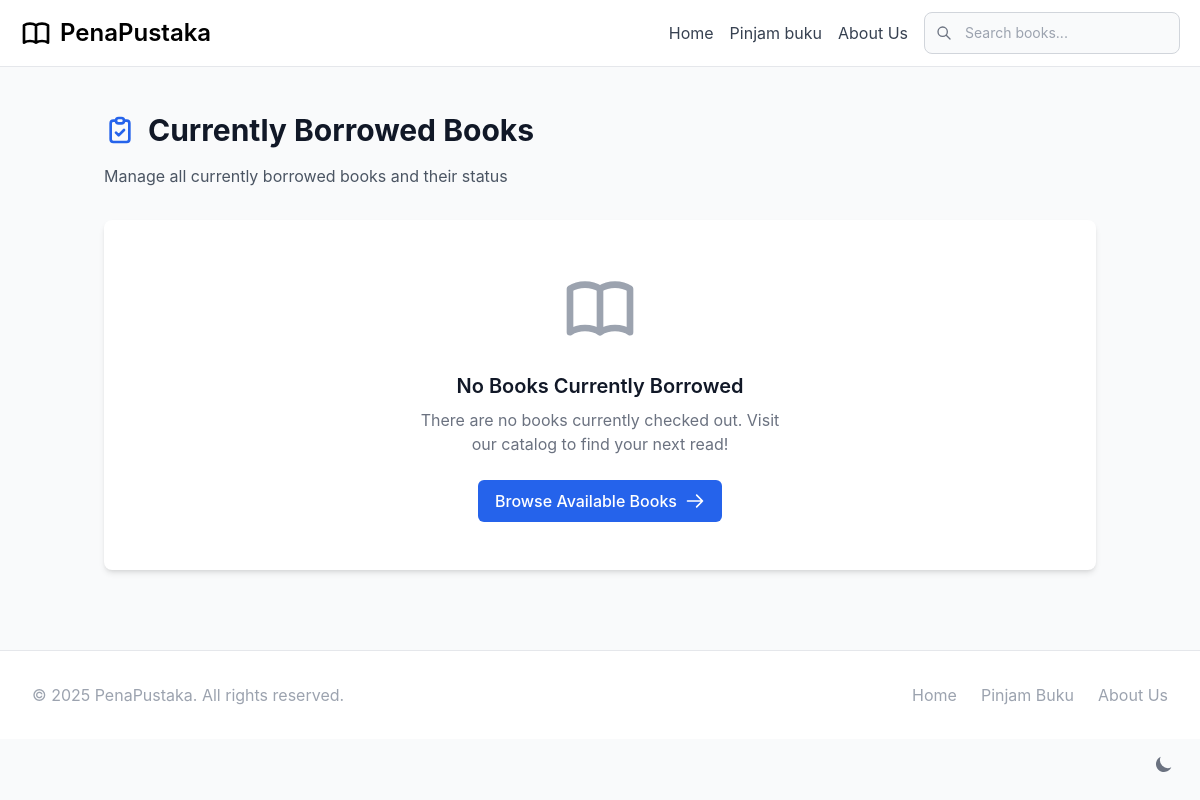
The page /borrowed/ on the database as committed earlier.
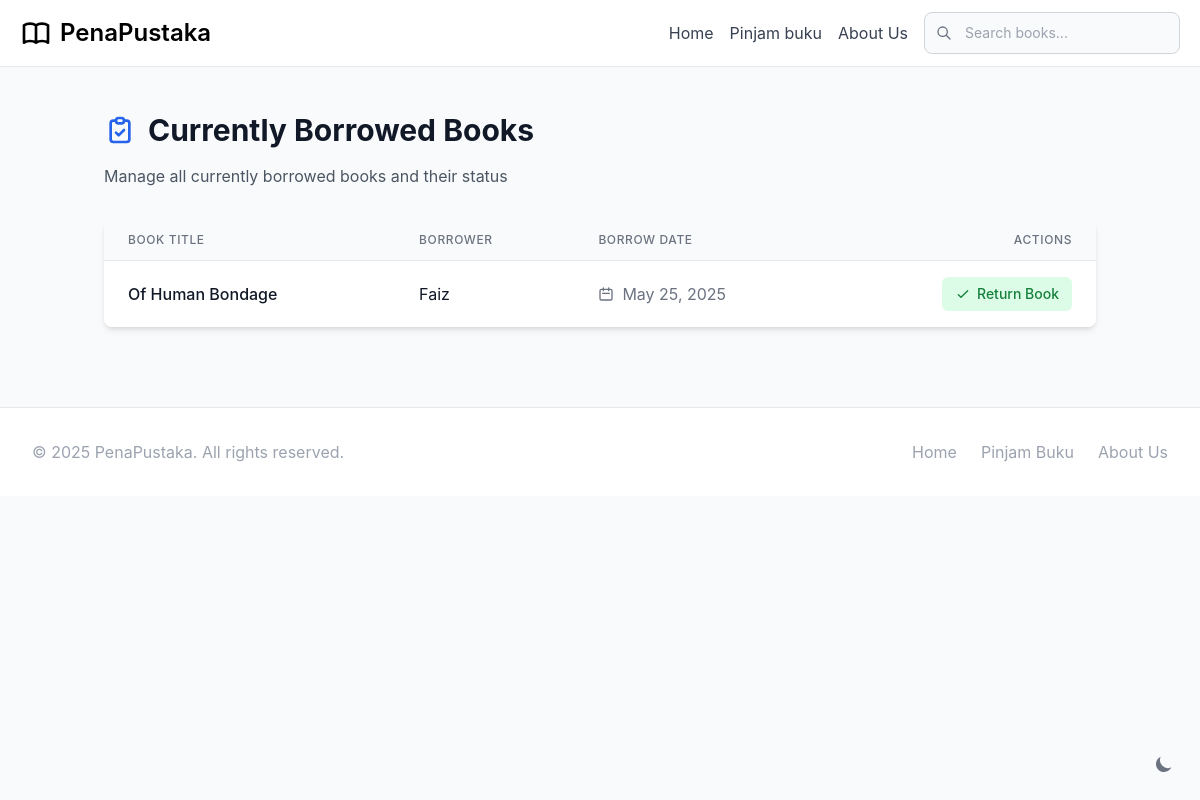
The same page on the database as committed later.
### books/models.py (models this page shows, shortened)
class Borrowing(models.Model):
    book_id = models.CharField(max_length=50)  # Changed to CharField to handle OpenLibrary IDs
    book_title = models.CharField(max_length=255)
    borrower_name = models.CharField(max_length=100)
    borrow_date = models.DateTimeField(auto_now_add=True)
    return_date = models.DateTimeField(null=True, blank=True)
    status = models.CharField(
        max_length=20,
        choices=[
            ('borrowed', 'Borrowed'),
            ('returned', 'Returned'),
        ],
        default='borrowed'
    )
    class Meta:
        ordering = ['-borrow_date']

### books/views.py (the view)
# urls.py: path('borrowed/', views.borrowed_books, name='borrowed'),
def borrowed_books(request):
    try:
        borrowed = Borrowing.objects.filter(status='borrowed').order_by('-borrow_date')
        return render(request, 'books/borrowed.html', {
            'borrowings': borrowed,
        })
    except Exception as e:
        messages.error(request, f"Error fetching borrowed books: {str(e)}")
        return redirect('books:index')

### templates/books/borrowed.html (shortened to what this page needs)
{% extends 'base.html' %}
{% block content %}
<div class="container mx-auto px-4 py-8">
    <div class="mb-8">
        <h1 class="text-3xl font-bold text-gray-900 dark:text-white flex items-center mb-4">
            Currently Borrowed Books
        </h1>
        <p class="text-gray-600 dark:text-gray-400">
            Manage all currently borrowed books and their status
        </p>
    </div>
    {% if borrowings %}
    <div class="bg-white dark:bg-gray-800 shadow-md rounded-lg overflow-hidden">
        <div class="overflow-x-auto">
            <table class="min-w-full divide-y divide-gray-200 dark:divide-gray-700">
                <thead class="bg-gray-50 dark:bg-gray-700">
                    <tr>
                        <th class="px-6 py-3 text-left text-xs font-medium text-gray-500 dark:text-gray-300 uppercase tracking-wider">Book Title</th>
                        <th class="px-6 py-3 text-left text-xs font-medium text-gray-500 dark:text-gray-300 uppercase tracking-wider">Borrower</th>
                        <th class="px-6 py-3 text-left text-xs font-medium text-gray-500 dark:text-gray-300 uppercase tracking-wider">Borrow Date</th>
                        <th class="px-6 py-3 text-right text-xs font-medium text-gray-500 dark:text-gray-300 uppercase tracking-wider">Actions</th>
                    </tr>
                </thead>
                <tbody class="bg-white dark:bg-gray-800 divide-y divide-gray-200 dark:divide-gray-700">
                    {% for borrowing in borrowings %}
                    <tr class="hover:bg-gray-50 dark:hover:bg-gray-700 transition-colors">
                        <td class="px-6 py-4">
                            <a href="{% url 'books:detail' borrowing.book_id %}"
                               class="flex items-center group">
                                <span class="font-medium text-gray-900 dark:text-white group-hover:text-primary-600 dark:group-hover:text-primary-500">
                                    {{ borrowing.book_title }}
                                </span>
                            </a>
                        </td>
                        <td class="px-6 py-4">
                            <div class="flex items-center">
                                <span class="text-gray-900 dark:text-white">{{ borrowing.borrower_name }}</span>
                            </div>
                        </td>
                        <td class="px-6 py-4">
                            <div class="flex items-center text-gray-500 dark:text-gray-400">
                                <svg class="w-4 h-4 mr-2" fill="none" stroke="currentColor" viewBox="0 0 24 24">
                                    <path stroke-linecap="round" stroke-linejoin="round" stroke-width="2"
                                          d="M8 7V3m8 4V3m-9 8h10M5 21h14a2 2 0 002-2V7a2 2 0 00-2-2H5a2 2 0 00-2 2v12a2 2 0 002 2z"></path>
                                </svg>
                                {{ borrowing.borrow_date|date:"M d, Y" }}
                            </div>
                        </td>
                        <td class="px-6 py-4 text-right">
                            <form action="{% url 'books:return' borrowing.book_id %}" method="post" class="inline">
                                <button type="submit"
                                        class="inline-flex items-center px-3 py-1.5 border border-transparent text-sm font-medium rounded-md text-green-700 bg-green-100 hover:bg-green-200 dark:text-green-400 dark:bg-green-900 dark:hover:bg-green-800 transition-colors">
                                    <svg class="w-4 h-4 mr-1.5" fill="none" stroke="currentColor" viewBox="0 0 24 24">
                                        <path stroke-linecap="round" stroke-linejoin="round" stroke-width="2"
                                              d="M5 13l4 4L19 7"></path>
                                    </svg>
                                    Return Book
                                </button>
                            </form>
                        </td>
                    </tr>
                    {% endfor %}
                </tbody>
            </table>
        </div>
    </div>
    {% else %}
    <div class="bg-white dark:bg-gray-800 shadow-md rounded-lg p-12">
        <div class="text-center">
            <h3 class="text-xl font-semibold text-gray-900 dark:text-white mb-2">No Books Currently Borrowed</h3>
            <p class="text-gray-500 dark:text-gray-400 mb-6 max-w-sm mx-auto">
                There are no books currently checked out. Visit our catalog to find your next read!
            </p>
            <a href="{% url 'books:index' %}"
               class="inline-flex items-center px-4 py-2 border border-transparent text-base font-medium rounded-md text-white bg-primary-600 hover:bg-primary-700 transition-colors">
                Browse Available Books
                <svg class="w-5 h-5 ml-2" fill="none" stroke="currentColor" viewBox="0 0 24 24">
                    <path stroke-linecap="round" stroke-linejoin="round" stroke-width="2" d="M14 5l7 7m0 0l-7 7m7-7H3"></path>
                </svg>
            </a>
        </div>
    </div>
    {% endif %}
</div>
{% endblock %}

### templates/base.html (shortened to what this page needs)
<!DOCTYPE html>
<html lang="en">
<head>
    <script src="https://cdn.tailwindcss.com"></script>
</head>
<body class="bg-gray-50 dark:bg-gray-900">
        <nav class="fixed top-0 z-40 w-full bg-white border-b border-gray-200 dark:bg-gray-800 dark:border-gray-700">
        <div class="px-3 py-3 lg:px-5 lg:pl-3">
            <div class="flex items-center justify-between">
                <div class="flex items-center justify-start">
                    <a href="{% url 'books:index' %}" class="flex ml-2 md:mr-24">
                        <span class="self-center text-xl font-semibold sm:text-2xl whitespace-nowrap dark:text-white">PenaPustaka</span>
                    </a>
                </div>
                <div class="flex items-center space-x-4">
                    <a href="{% url 'books:index' %}" class="text-gray-700 hover:text-primary-600 dark:text-gray-300 dark:hover:text-primary-500">Home</a>
                    <a href="{% url 'books:borrowed' %}" class="text-gray-700 hover:text-primary-600 dark:text-gray-300 dark:hover:text-primary-500">Pinjam buku</a>
                    <a href="{% url 'books:about' %}" class="text-gray-700 hover:text-primary-600 dark:text-gray-300 dark:hover:text-primary-500">About Us</a>
                    <form action="{% url 'books:search' %}" method="get" class="relative w-64">
                        <input type="text" name="q" placeholder="Search books..."
                               value="{{ search_query|default:'' }}"
                               class="w-full bg-gray-50 border border-gray-300 text-gray-900 text-sm rounded-lg focus:ring-primary-500 focus:border-primary-500 pl-10 p-2.5 dark:bg-gray-700 dark:border-gray-600 dark:placeholder-gray-400 dark:text-white">
                        <div class="absolute inset-y-0 left-0 flex items-center pl-3">
                            <svg class="w-4 h-4 text-gray-500 dark:text-gray-400" fill="none" stroke="currentColor" viewBox="0 0 24 24">
                                <path stroke-linecap="round" stroke-linejoin="round" stroke-width="2" d="M21 21l-6-6m2-5a7 7 0 11-14 0 7 7 0 0114 0z"></path>
                            </svg>
                        </div>
                    </form>
                </div>
            </div>
        </div>
    </nav><div class="p-4 mt-16">
        <div class="max-w-7xl mx-auto">
            {% block content %}
            {% endblock %}
        </div>
    </div>
    <footer class="bg-white dark:bg-gray-800 border-t border-gray-200 dark:border-gray-700 mt-8">
        <div class="max-w-7xl mx-auto py-8 px-4 sm:px-6 lg:px-8">
            <div class="md:flex md:items-center md:justify-between">
                <div class="flex justify-center space-x-6 md:order-2">
                    <a href="{% url 'books:index' %}" class="text-gray-400 hover:text-gray-500 dark:hover:text-gray-300">
                        Home
                    </a>
                    <a href="{% url 'books:borrowed' %}" class="text-gray-400 hover:text-gray-500 dark:hover:text-gray-300">
                        Pinjam Buku
                    </a>
                    <a href="{% url 'books:about' %}" class="text-gray-400 hover:text-gray-500 dark:hover:text-gray-300">
                        About Us
                    </a>
                </div>
                <div class="mt-8 md:mt-0 md:order-1">
                    <p class="text-center text-base text-gray-400">
                        &copy; 2025 PenaPustaka. All rights reserved.
                    </p>
                </div>
            </div>
        </div>
    </footer>
    <button id="theme-toggle" type="button" class="fixed bottom-4 right-4 text-gray-500 dark:text-gray-400 hover:bg-gray-100 dark:hover:bg-gray-700 focus:outline-none focus:ring-4 focus:ring-gray-200 dark:focus:ring-gray-700 rounded-lg text-sm p-2.5">
        <svg id="theme-toggle-dark-icon" class="hidden w-5 h-5" fill="currentColor" viewBox="0 0 20 20" xmlns="http://www.w3.org/2000/svg">
            <path d="M17.293 13.293A8 8 0 016.707 2.707a8.001 8.001 0 1010.586 10.586z"></path>
        </svg>
    </button>    {% block extra_js %}{% endblock %}
</body>
</html>

Rows that differ between the two databases and show on the page:
added Borrowing: book_title "Of Human Bondage", borrower_name "Faiz", borrow_date "May 25, 2025"
Other text that changed with them:
text no longer shown: "No Books Currently Borrowed There are no books currently checked out. Visit our catalog to find your next read! Browse Available Books"
text now shown: "BOOK TITLE BORROWER BORROW DATE ACTIONS"
